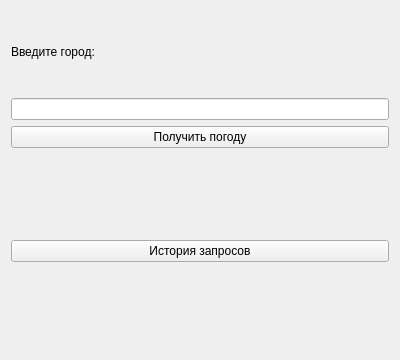
<?xml version="1.0" encoding="UTF-8"?>
<ui version="4.0">
 <class>Form</class>
 <widget class="QWidget" name="Form">
  <property name="geometry">
   <rect>
    <x>0</x>
    <y>0</y>
    <width>400</width>
    <height>360</height>
   </rect>
  </property>
  <property name="windowTitle">
   <string>Form</string>
  </property>
  <layout class="QVBoxLayout" name="verticalLayout">
   <item>
    <widget class="QLabel" name="city_label">
     <property name="text">
      <string>Введите город:</string>
     </property>
    </widget>
   </item>
   <item>
    <widget class="QLineEdit" name="city_input">
     <property name="enabled">
      <bool>true</bool>
     </property>
    </widget>
   </item>
   <item>
    <widget class="QPushButton" name="get_weather_button">
     <property name="text">
      <string>Получить погоду</string>
     </property>
    </widget>
   </item>
   <item>
    <widget class="QLabel" name="weather_info_label">
     <property name="text">
      <string/>
     </property>
    </widget>
   </item>
   <item>
    <widget class="QPushButton" name="history_button">
     <property name="text">
      <string>История запросов</string>
     </property>
    </widget>
   </item>
   <item>
    <layout class="QVBoxLayout" name="verticalLayout_2">
     <item>
      <widget class="QLabel" name="gif_label">
       <property name="enabled">
        <bool>true</bool>
       </property>
       <property name="minimumSize">
        <size>
         <width>0</width>
         <height>0</height>
        </size>
       </property>
       <property name="maximumSize">
        <size>
         <width>16777215</width>
         <height>16777215</height>
        </size>
       </property>
       <property name="styleSheet">
        <string notr="true">QLabel { background-image: url(tudasuda.gif); background-repeat: no-repeat; background-position: center; }</string>
       </property>
       <property name="text">
        <string/>
       </property>
       <property name="scaledContents">
        <bool>false</bool>
       </property>
       <property name="alignment">
        <set>Qt::AlignCenter</set>
       </property>
      </widget>
     </item>
    </layout>
   </item>
  </layout>
 </widget>
 <resources/>
 <connections/>
</ui>
